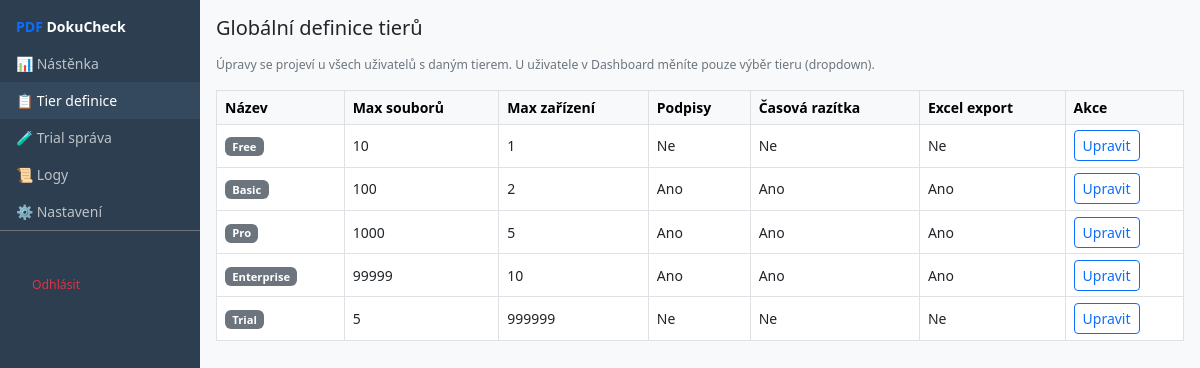
Screenshot of /admin/tiers (signed in) with the database file from the repository.
### tables this page shows
CREATE TABLE license_tiers (
            id INTEGER PRIMARY KEY AUTOINCREMENT,
            name TEXT UNIQUE NOT NULL,
            max_files_limit INTEGER NOT NULL DEFAULT 10,
            allow_signatures BOOLEAN DEFAULT 0,
            allow_timestamp BOOLEAN DEFAULT 0,
            allow_excel_export BOOLEAN DEFAULT 0,
            max_devices INTEGER NOT NULL DEFAULT 1
        );

### admin_routes.py (the view)
@admin_bp.route('/admin/tiers')
@admin_required
def tiers():
    db = get_db()
    tiers_list = db.get_all_license_tiers()
    return render_template('admin_tiers.html', tiers_list=tiers_list or [], user=session.get('admin_user'))

### admin_routes.py (called while the page is built, shortened)
def get_db():
    return Database()

def admin_required(f):
    @wraps(f)
    def decorated_function(*args, **kwargs):
        return f(*args, **kwargs)
    return decorated_function

### database.py (called while the page is built)
    def get_connection(self):
        conn = sqlite3.connect(self.db_path)
        conn.row_factory = sqlite3.Row  # Vrací dict místo tuple
        return conn

    def get_all_license_tiers(self) -> list:
        conn = self.get_connection()
        cursor = conn.cursor()
        cursor.execute('SELECT * FROM license_tiers ORDER BY id')
        rows = [dict(row) for row in cursor.fetchall()]
        conn.close()
        return rows

### pdf_check_web_main.py (called while the page is built)
@app.context_processor
def inject_web_build():
    return {'web_build': WEB_BUILD}

### templates/admin_tiers.html (shortened to what this page needs)
<!DOCTYPE html>
<html lang="cs">
<head>
    <link href="https://cdn.jsdelivr.net/npm/bootstrap@5.2.3/dist/css/bootstrap.min.css" rel="stylesheet">
</head>
<body class="d-flex">
    <aside class="sidebar">
        <div class="px-3 pb-2 text-white fw-bold"><span class="text-primary">PDF</span> DokuCheck</div>
        <a href="{{ url_for('admin.dashboard') }}">📊 Nástěnka</a>
        <a href="{{ url_for('admin.tiers') }}" class="active">📋 Tier definice</a>
        <a href="{{ url_for('admin.trial') }}">🧪 Trial správa</a>
        <a href="{{ url_for('admin.logs') }}">📜 Logy</a>
        <a href="{{ url_for('admin.settings') }}">⚙️ Nastavení</a>
        <div class="mt-auto px-3 pt-3 border-top border-secondary"><small>{{ user.email }}</small><br><a href="{{ url_for('admin.logout') }}" class="text-danger small">Odhlásit</a></div>
    </aside>
    <main class="main">
        <h1 class="h5 mb-3">Globální definice tierů</h1>
        <p class="text-muted small mb-3">Úpravy se projeví u všech uživatelů s daným tierem. U uživatele v Dashboard měníte pouze výběr tieru (dropdown).</p>
        <div class="table-responsive">
            <table class="table table-sm table-bordered bg-white">
                <thead class="table-light">
                    <tr>
                        <th>Název</th>
                        <th>Max souborů</th>
                        <th>Max zařízení</th>
                        <th>Podpisy</th>
                        <th>Časová razítka</th>
                        <th>Excel export</th>
                        <th>Akce</th>
                    </tr>
                </thead>
                <tbody>
                    {% for t in tiers_list %}
                    <tr data-tier-id="{{ t.id }}" data-name="{{ t.name|e }}" data-max-files="{{ t.max_files_limit }}" data-max-devices="{{ t.max_devices }}" data-allow-sig="{{ 1 if t.allow_signatures else 0 }}" data-allow-ts="{{ 1 if t.allow_timestamp else 0 }}" data-allow-excel="{{ 1 if t.allow_excel_export else 0 }}">
                        <td><span class="badge badge-tier bg-secondary">{{ t.name }}</span></td>
                        <td>{{ t.max_files_limit }}</td>
                        <td>{{ t.max_devices }}</td>
                        <td>{{ 'Ano' if t.allow_signatures else 'Ne' }}</td>
                        <td>{{ 'Ano' if t.allow_timestamp else 'Ne' }}</td>
                        <td>{{ 'Ano' if t.allow_excel_export else 'Ne' }}</td>
                        <td><button type="button" class="btn btn-sm btn-outline-primary btn-edit-tier">Upravit</button></td>
                    </tr>
                    {% else %}
                    <tr><td colspan="7" class="text-center text-muted">Spusťte migraci: <code>python migrate_tiers.py</code></td></tr>
                    {% endfor %}
                </tbody>
            </table>
        </div>
    </main>
</body>
</html>

### templates/admin_tiers.html (style rules this page uses)
body { font-size: 0.875rem; background: #f8f9fa; }
.sidebar { width: 200px; background: #2C3E50; min-height: 100vh; padding: 1rem 0; }
.sidebar a { color: #bdc3c7; padding: 0.5rem 1rem; display: block; text-decoration: none; }
.sidebar a:hover, .sidebar a.active { background: #34495e; color: #fff; }
.main { flex: 1; padding: 1rem; }
table.table-sm td, table.table-sm th { padding: 0.35rem 0.5rem; vertical-align: middle; }
.badge-tier { font-size: 0.7rem; }

### rows the page displays
license_tiers: name "Free", max_files_limit "10", max_devices "1", allow_signatures "Ne", allow_timestamp "Ne", allow_excel_export "Ne"
license_tiers: name "Basic", max_files_limit "100", max_devices "2", allow_signatures "Ano", allow_timestamp "Ano", allow_excel_export "Ano"
license_tiers: name "Pro", max_files_limit "1000", max_devices "5", allow_signatures "Ano", allow_timestamp "Ano", allow_excel_export "Ano"
license_tiers: name "Enterprise", max_files_limit "99999", max_devices "10", allow_signatures "Ano", allow_timestamp "Ano", allow_excel_export "Ano"
license_tiers: name "Trial", max_files_limit "5", max_devices "999999", allow_signatures "Ne", allow_timestamp "Ne", allow_excel_export "Ne"
